Frame 1 (no input): blank canvas, image omitted
Frame 60 (the mouse pressed at the canvas centre just before this capture): blank canvas, image omitted
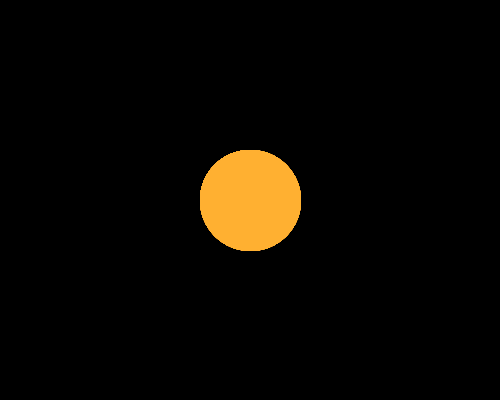
Frame 120 (the mouse held since frame 60 and released just before this capture)

The Processing sketch whose frames 1 and 60 were blank and that drew this single picture after the mouse press (run headless with seeded random() and noise(); from frame 60 on, the mouse is pressed at the canvas centre):

// Processing sketch: sketch3c_brush
// ── sketch3c_brush.pde
void setup() {
  size(500,400);
  background(0);
}

void draw() {
  if (mousePressed) {
     stroke(#FFB031);  // change stroke forbrush illusion
     fill(#FFB031); ellipse(mouseX, mouseY, 100, 100);
   }
}
 
